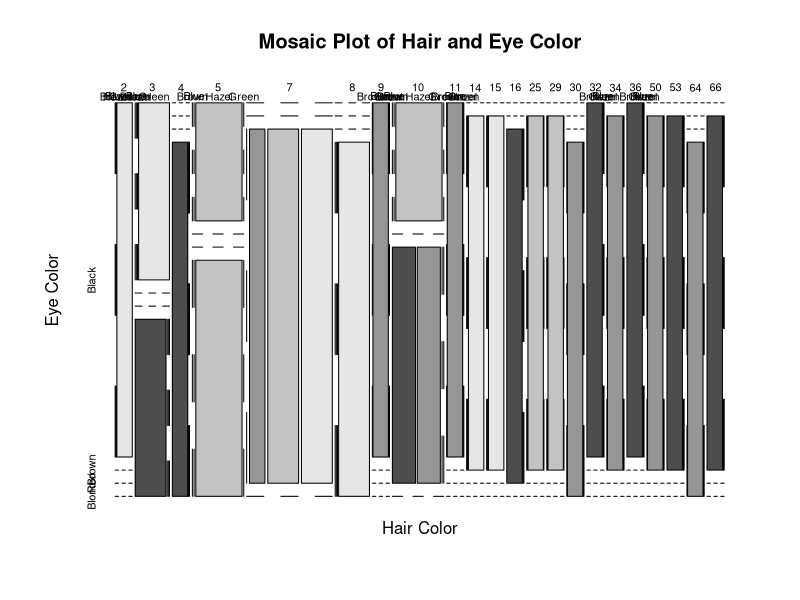
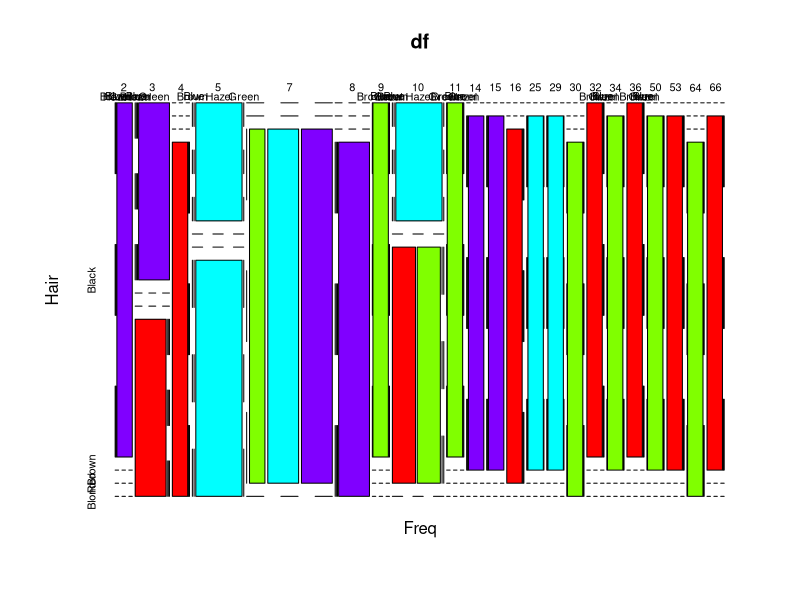

Here is the R script that generated these plots, in order:
# 7th
# Load dataset
data("HairEyeColor")

# Convert to data frame
df <- as.data.frame(HairEyeColor)

# View first few rows
head(df)

# Create mosaic plot
mosaicplot(Freq ~ Hair + Eye, data = df,
           main = "Mosaic Plot of Hair and Eye Color",
           xlab = "Hair Color",
           ylab = "Eye Color",
           color = TRUE)

# Add border
mosaicplot(Freq ~ Hair + Eye, data = df,
           col = rainbow(length(unique(df$Hair))))
